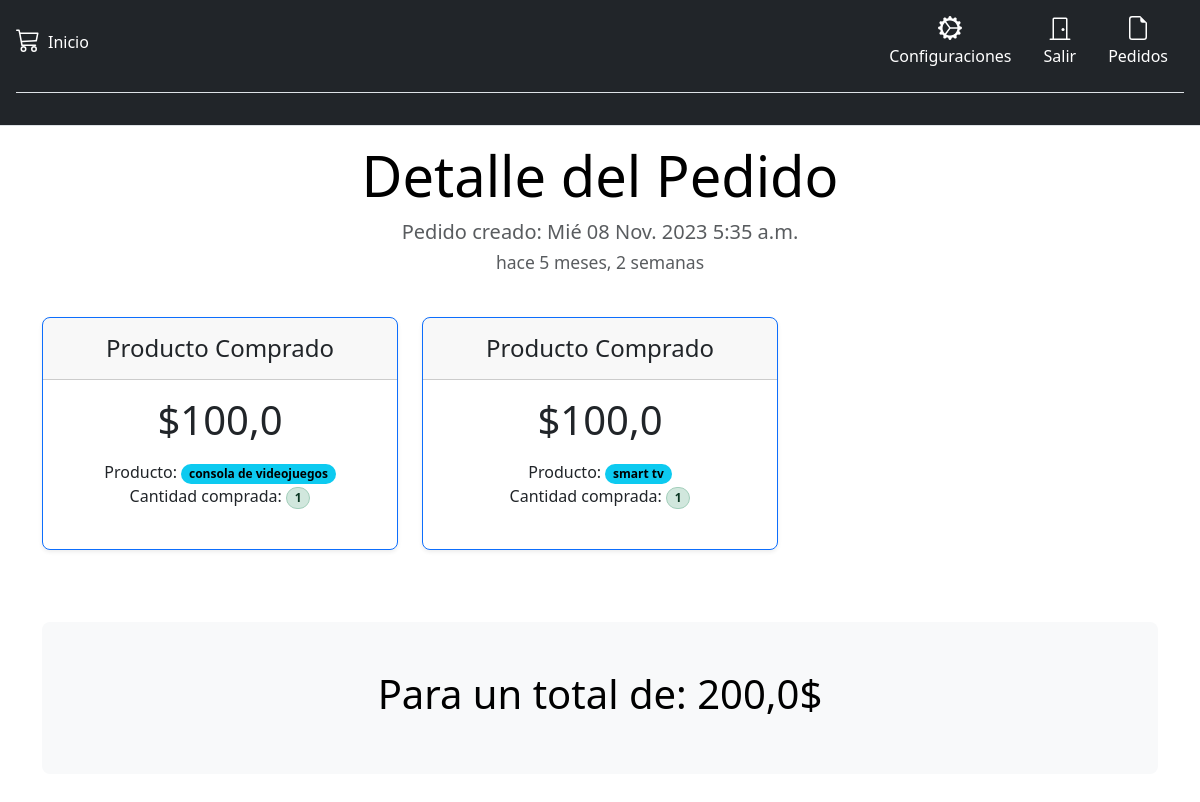
The app's page /usuario/1/detalle/14/pedido/ (signed in), older data.
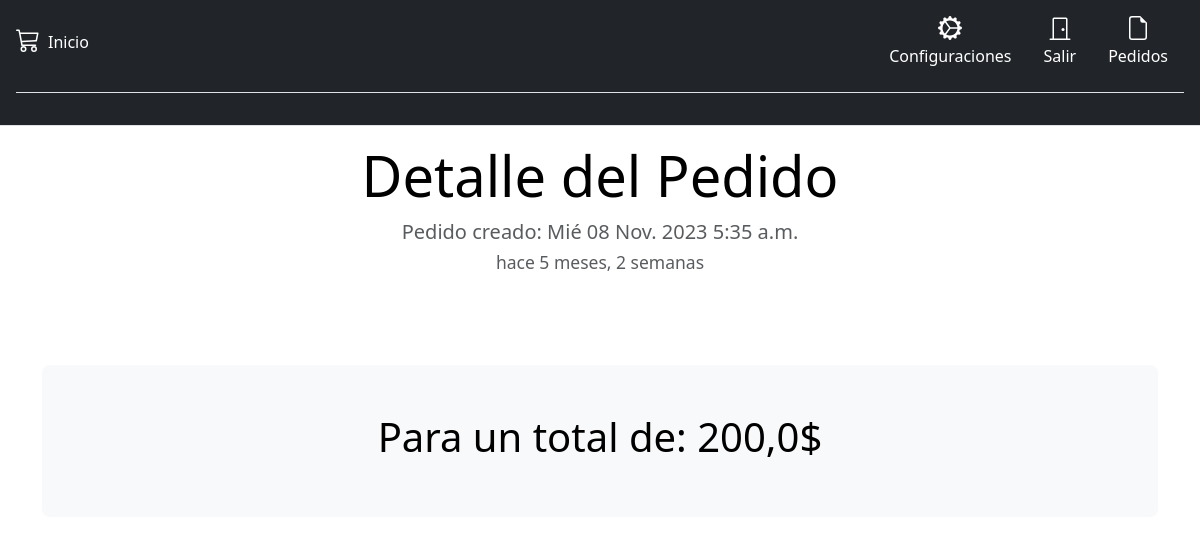
The same page, newer data.
### apps/home/models.py (models this page shows, shortened)
class DetallePedido(models.Model):
	pedido = models.ForeignKey(
		Pedido,
		related_name='detalle_pedido',
		on_delete = models.CASCADE,
		null = True,
		blank=True
	)
	productos = models.ForeignKey(
		Producto,
		related_name='detalle_pedido_productos',
		on_delete = models.CASCADE,
		null = True,
		blank=True
	)
	cantidad = models.PositiveSmallIntegerField(default = 1)
	class Meta:
		verbose_name = 'DetallePedido'
		verbose_name_plural = 'DetallePedidos'

class Producto(models.Model):
	nombre = models.CharField(max_length = 30)
	precio = models.FloatField(default = 2.10)
	descripcion = models.TextField(max_length= 150)
	imagen = models.CharField(max_length = 30, blank=True, null=True)
	class Meta:
		verbose_name = 'Producto'
		verbose_name_plural = 'Productos'
		ordering = ['nombre']
	def __str__(self):
		return f"{self.nombre}"

### apps/home/views.py (the view)
@require_http_methods(['GET'])
@login_required(login_url = reverse_lazy('usuarios:login'))
def detalle_pedido_usuario(request, usuario_id = None,pedido_id = None):
	pedido = models.Pedido.objects.get(id = pedido_id, usuario_id = usuario_id)
	detalle_pedido = models.DetallePedido.objects.prefetch_related(
		Prefetch('productos')
	).filter(pedido_id = pedido.id)
	context = {
		'pedido': pedido,
		'detalle_pedido': detalle_pedido
	}
	return render(request, 'home/detalle_pedido.html', context)

### apps/home/context_processors.py (called while the page is built)
def saludo(request):
	return {'signo': '$'}

### templates/home/detalle_pedido.html (shortened to what this page needs)
{% extends "base/base.html" %}
{% load humanize %}
{% block content %}
	<div class="pricing-header p-3 pb-md-4 mx-auto text-center">
		<h1 class="display-4 fw-normal text-body-emphasis">Detalle del Pedido</h1>
		<p class="fs-5 text-body-secondary">
			Pedido creado:  {{pedido.creado|date:"D d N Y P"}}  <br>
			<small> {{pedido.creado|naturaltime}}</small>
		</p>
	</div>
	<div class="container container-sm">
		<div class="row row-cols-1 row-cols-2 row-cols-md-3 mb-3 text-center">
			{% for dtpedido in detalle_pedido %}
				<div class="col">
			        <div class="card mb-4 rounded-3 shadow-sm border-primary">
			          <div class="card-header py-3">
			            <h4 class="my-0 fw-normal">Producto Comprado</h4>
			          </div>
			          <div class="card-body">
			            <h1 class="card-title pricing-card-title">{{signo}}{{dtpedido.productos.precio}}</h1>
			            <ul class="list-unstyled mt-3 mb-4">
			              <li>Producto: <span class="badge rounded-pill text-bg-info">{{dtpedido.productos}}</span></li>
			              <li>
			              	Cantidad comprada: <span class="badge bg-success-subtle border border-success-subtle text-success-emphasis rounded-pill">{{dtpedido.cantidad}}</span>
			              </li>
			            </ul>
			          </div>
			        </div>
		      	</div>
			{% endfor %}
	    </div>
	</div>
	<div class="container my-5">
	  	<div class="p-5 bg-body-tertiary rounded-3 text-center">
			<h3 class="display-6 fw-normal text-body-emphasis">Para un total de: {{pedido.total}}{{signo}}</h3>
		</div>
	</div>
{% endblock content %}

Row changes from the older to the newer data that the page shows:
removed DetallePedido: signo "$", productos.precio "100,0", productos "consola de videojuegos", cantidad "1"
removed DetallePedido: signo "$", productos.precio "100,0", productos "smart tv", cantidad "1"
